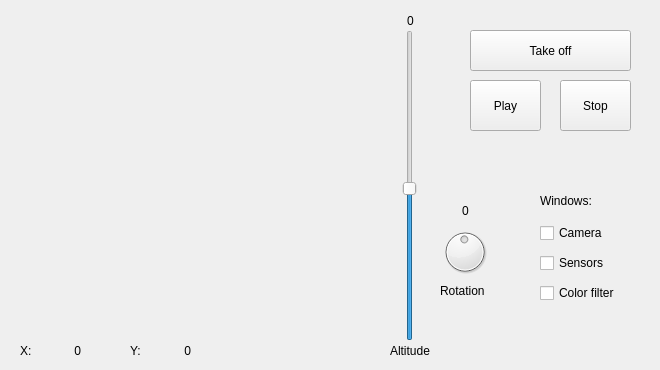
<?xml version="1.0" encoding="UTF-8"?>
<ui version="4.0">
 <class>MainWindow</class>
 <widget class="QMainWindow" name="MainWindow">
  <property name="geometry">
   <rect>
    <x>0</x>
    <y>0</y>
    <width>660</width>
    <height>370</height>
   </rect>
  </property>
  <property name="minimumSize">
   <size>
    <width>660</width>
    <height>370</height>
   </size>
  </property>
  <property name="maximumSize">
   <size>
    <width>660</width>
    <height>370</height>
   </size>
  </property>
  <property name="windowTitle">
   <string>Introrob py</string>
  </property>
  <widget class="QWidget" name="centralwidget">
   <widget class="QPushButton" name="takeoffButton">
    <property name="geometry">
     <rect>
      <x>470</x>
      <y>30</y>
      <width>161</width>
      <height>41</height>
     </rect>
    </property>
    <property name="text">
     <string>Take off</string>
    </property>
   </widget>
   <widget class="QSlider" name="altdSlider">
    <property name="geometry">
     <rect>
      <x>400</x>
      <y>30</y>
      <width>19</width>
      <height>311</height>
     </rect>
    </property>
    <property name="maximum">
     <number>100</number>
    </property>
    <property name="value">
     <number>49</number>
    </property>
    <property name="orientation">
     <enum>Qt::Vertical</enum>
    </property>
   </widget>
   <widget class="QPushButton" name="playButton">
    <property name="geometry">
     <rect>
      <x>470</x>
      <y>80</y>
      <width>71</width>
      <height>51</height>
     </rect>
    </property>
    <property name="text">
     <string>Play</string>
    </property>
    <property name="icon">
     <iconset resource="../resources/resources.qrc">
      <normaloff>:/images/play.png</normaloff>:/images/play.png</iconset>
    </property>
   </widget>
   <widget class="QPushButton" name="stopButton">
    <property name="geometry">
     <rect>
      <x>560</x>
      <y>80</y>
      <width>71</width>
      <height>51</height>
     </rect>
    </property>
    <property name="text">
     <string>Stop</string>
    </property>
    <property name="icon">
     <iconset resource="../resources/resources.qrc">
      <normaloff>:/images/stop.png</normaloff>:/images/stop.png</iconset>
    </property>
   </widget>
   <widget class="QLabel" name="windowsLabel">
    <property name="geometry">
     <rect>
      <x>540</x>
      <y>190</y>
      <width>71</width>
      <height>21</height>
     </rect>
    </property>
    <property name="text">
     <string>Windows:</string>
    </property>
   </widget>
   <widget class="QCheckBox" name="cameraCheck">
    <property name="geometry">
     <rect>
      <x>540</x>
      <y>220</y>
      <width>94</width>
      <height>26</height>
     </rect>
    </property>
    <property name="text">
     <string>Camera</string>
    </property>
   </widget>
   <widget class="QCheckBox" name="sensorsCheck">
    <property name="geometry">
     <rect>
      <x>540</x>
      <y>250</y>
      <width>94</width>
      <height>26</height>
     </rect>
    </property>
    <property name="text">
     <string>Sensors</string>
    </property>
   </widget>
   <widget class="QCheckBox" name="colorFilterCheck">
    <property name="geometry">
     <rect>
      <x>540</x>
      <y>280</y>
      <width>94</width>
      <height>26</height>
     </rect>
    </property>
    <property name="text">
     <string>Color filter</string>
    </property>
   </widget>
   <widget class="QLabel" name="altdLabel">
    <property name="geometry">
     <rect>
      <x>390</x>
      <y>340</y>
      <width>51</width>
      <height>21</height>
     </rect>
    </property>
    <property name="text">
     <string>Altitude</string>
    </property>
   </widget>
   <widget class="QWidget" name="verticalLayoutWidget">
    <property name="geometry">
     <rect>
      <x>20</x>
      <y>30</y>
      <width>361</width>
      <height>301</height>
     </rect>
    </property>
    <layout class="QVBoxLayout" name="tlLayout"/>
   </widget>
   <widget class="QDial" name="rotationDial">
    <property name="geometry">
     <rect>
      <x>440</x>
      <y>220</y>
      <width>50</width>
      <height>64</height>
     </rect>
    </property>
    <property name="maximum">
     <number>100</number>
    </property>
    <property name="value">
     <number>49</number>
    </property>
   </widget>
   <widget class="QLabel" name="rotationLabel">
    <property name="geometry">
     <rect>
      <x>440</x>
      <y>280</y>
      <width>65</width>
      <height>21</height>
     </rect>
    </property>
    <property name="text">
     <string>Rotation</string>
    </property>
   </widget>
   <widget class="QLabel" name="XLabel">
    <property name="geometry">
     <rect>
      <x>20</x>
      <y>340</y>
      <width>21</width>
      <height>21</height>
     </rect>
    </property>
    <property name="text">
     <string>X:</string>
    </property>
   </widget>
   <widget class="QLabel" name="YLabel">
    <property name="geometry">
     <rect>
      <x>130</x>
      <y>340</y>
      <width>21</width>
      <height>21</height>
     </rect>
    </property>
    <property name="text">
     <string>Y:</string>
    </property>
   </widget>
   <widget class="QLabel" name="XValue">
    <property name="geometry">
     <rect>
      <x>40</x>
      <y>340</y>
      <width>41</width>
      <height>21</height>
     </rect>
    </property>
    <property name="text">
     <string>0</string>
    </property>
    <property name="alignment">
     <set>Qt::AlignRight|Qt::AlignTrailing|Qt::AlignVCenter</set>
    </property>
   </widget>
   <widget class="QLabel" name="YValue">
    <property name="geometry">
     <rect>
      <x>150</x>
      <y>340</y>
      <width>41</width>
      <height>21</height>
     </rect>
    </property>
    <property name="text">
     <string>0</string>
    </property>
    <property name="alignment">
     <set>Qt::AlignRight|Qt::AlignTrailing|Qt::AlignVCenter</set>
    </property>
   </widget>
   <widget class="QLabel" name="altdValue">
    <property name="geometry">
     <rect>
      <x>390</x>
      <y>10</y>
      <width>41</width>
      <height>21</height>
     </rect>
    </property>
    <property name="text">
     <string>0</string>
    </property>
    <property name="alignment">
     <set>Qt::AlignCenter</set>
    </property>
   </widget>
   <widget class="QLabel" name="rotValue">
    <property name="geometry">
     <rect>
      <x>445</x>
      <y>200</y>
      <width>41</width>
      <height>21</height>
     </rect>
    </property>
    <property name="text">
     <string>0</string>
    </property>
    <property name="alignment">
     <set>Qt::AlignCenter</set>
    </property>
   </widget>
  </widget>
 </widget>
 <resources>
  <include location="../resources/resources.qrc"/>
 </resources>
 <connections/>
</ui>
